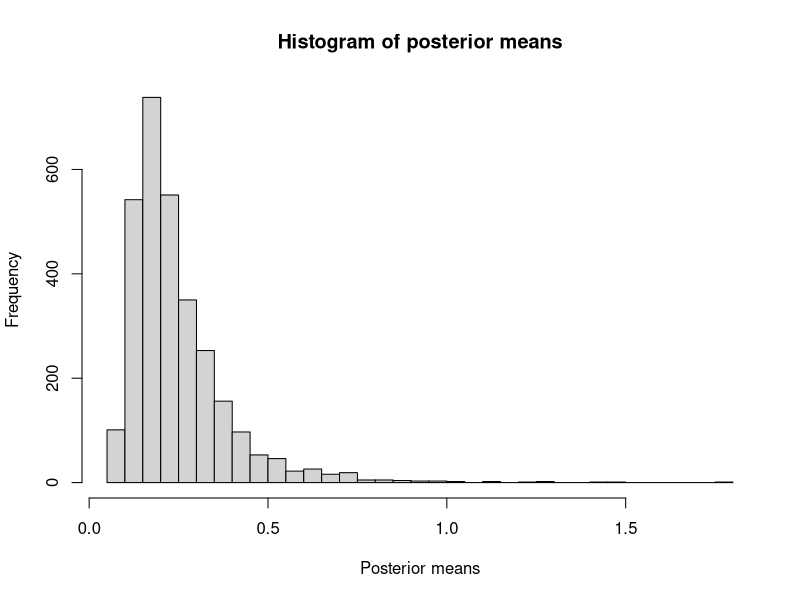
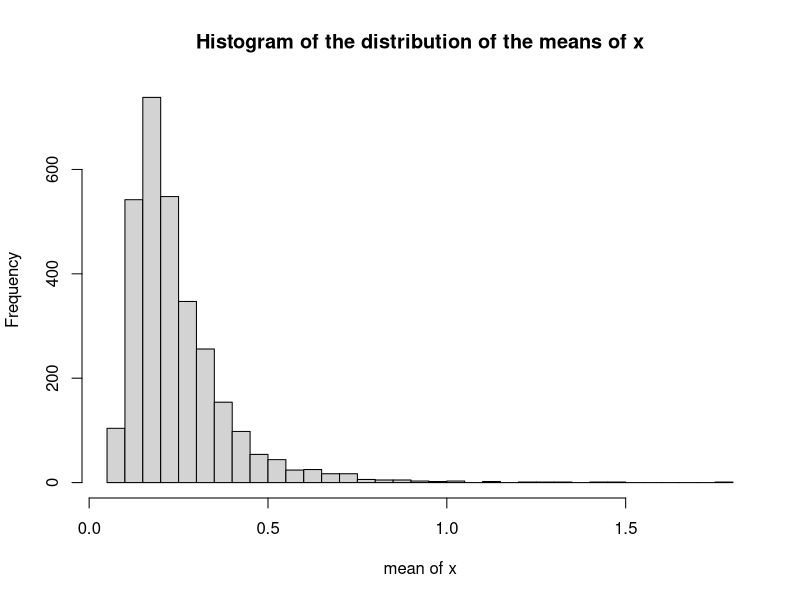

Write the R code that produced these figures, in order.
## ---- chunk 1
knitr::opts_chunk$set(echo = TRUE)
library(magrittr)
## ---- chunk 2
M = 3000
n = 10
alpha = 5
s = 1
pml = numeric(M)
## ---- chunk 3
Z = n/(alpha + n - 1) 

for (i in 1:M){ 
 lam = rgamma(1, alpha, s) 
 x = rexp(n, lam) 
 pml[i] = Z*sum(x)/n + (1-Z)*s/(alpha-1) 
 }
## ---- chunk 4
head(pml)
## ---- chunk 5
mean(pml)
## ---- chunk 6
M = 3000
n = 1000
alpha = 5
s = 1
pml = numeric(M)
mx = numeric(M)
Z = n/(alpha + n - 1)
## ---- chunk 7
for (i in 1:M){
 lam = rgamma(1, alpha, s)
 x = rexp(n, lam)
 mx[i] = mean(x)
 pml[i] = Z*sum(x)/n + (1-Z)*s/(alpha-1)
}

## ---- chunk 8
mean(pml)
mean(mx)
## ---- chunk 9
hist(pml, main = "Histogram of posterior means", 
 xlab = "Posterior means",
 breaks=50)
## ---- chunk 10
hist(mx, main ="Histogram of the distribution of the means of x", 
xlab = "mean of x",
breaks=50)

